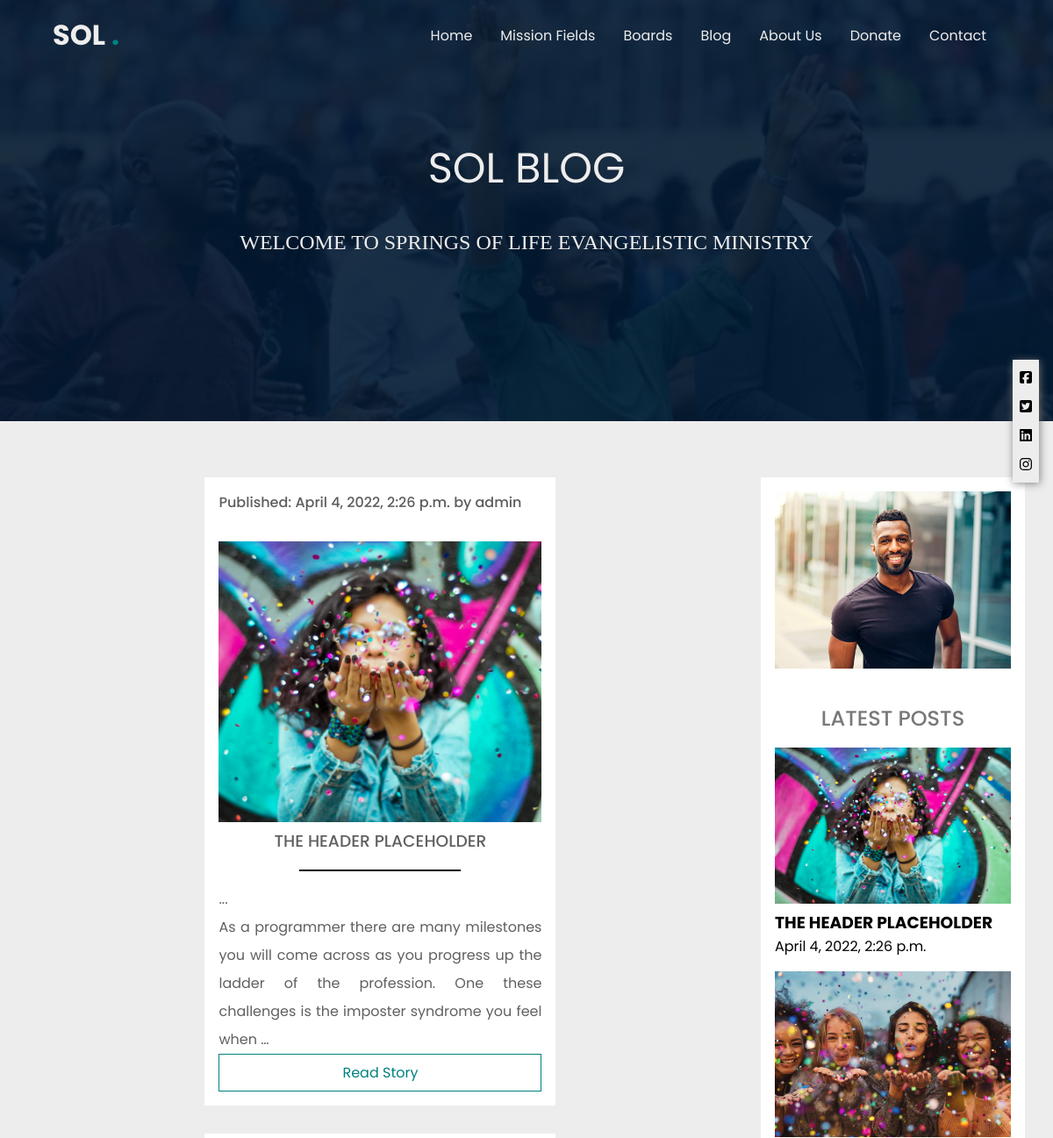
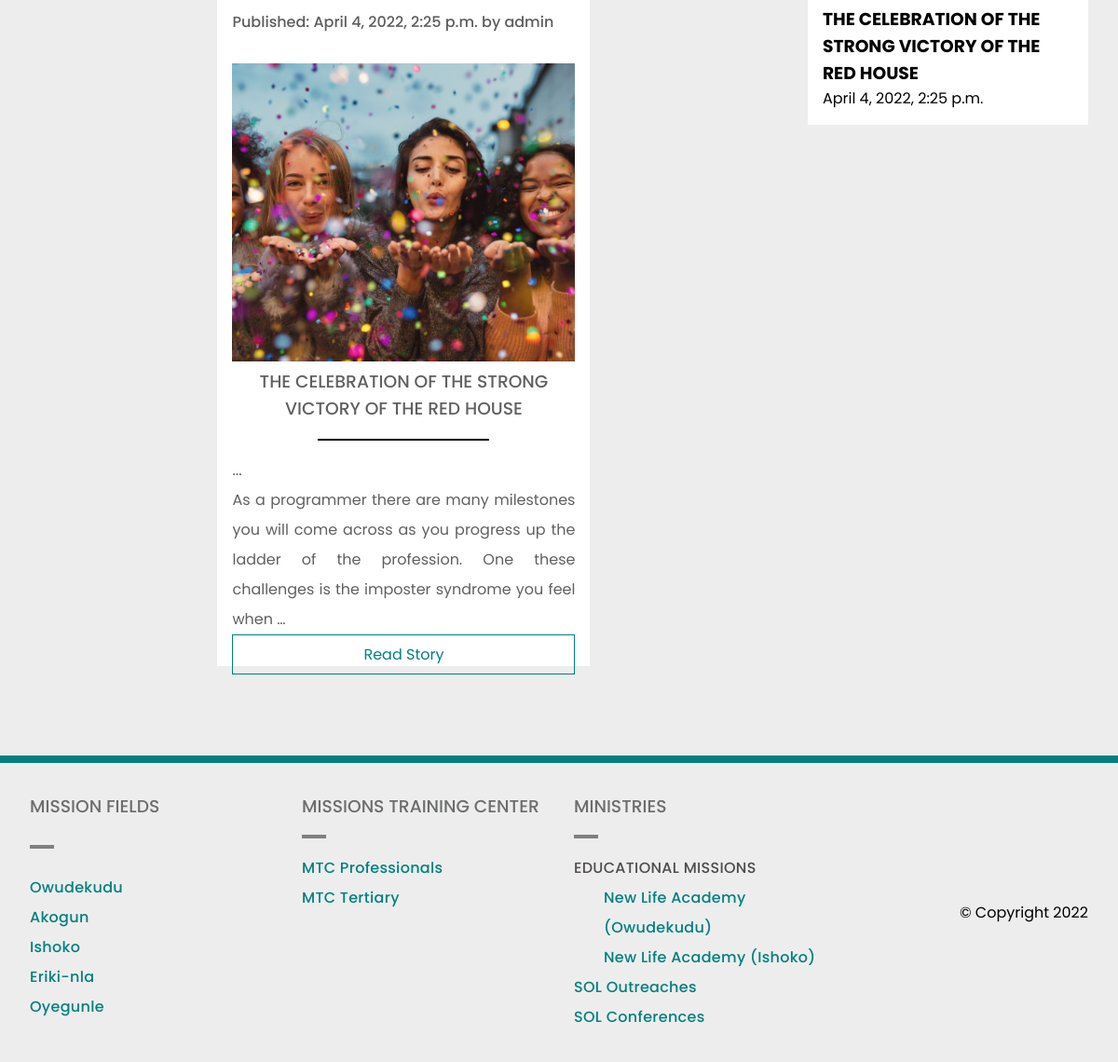
Screenshot of /blog/ with the database file from the repository (2 pictures, top to bottom).
### board/models.py (models this page shows, shortened)
class Post(models.Model):
    STATUS_CHOICES = (
        ('draft', 'Draft'),
        ('published', 'Published'),
    )
    title = models.CharField(max_length=250)
    slug = models.CharField(max_length=250, unique_for_date='publish')
    author = models.ForeignKey(User, on_delete=models.CASCADE, related_name='blog_posts')
    body = RichTextField(blank=True, null=True)
    image = models.ImageField(null=True, blank = True, upload_to = "blog/")
    publish = models.DateTimeField(default=timezone.now)
    created = models.DateTimeField(auto_now_add=True)
    updated = models.DateTimeField(auto_now=True)
    status = models.CharField(max_length=10, choices=STATUS_CHOICES, default='draft')
    objects = models.Manager()
    published = PublishedManager()
    class Meta:
        ordering = ('-publish',)
    def get_absolute_url(self):
        args = [
                self.publish.year,
                self.publish.month,
                self.publish.day,
                self.slug,
                ]
        return reverse('blog_detail', args=args)

class NewUser(AbstractBaseUser, PermissionsMixin):
    email = models.EmailField(_('email address'), unique=True)
    user_name = models.CharField(max_length=150, unique=True)
    first_name = models.CharField(max_length=150, blank=True)
    last_name = models.CharField(max_length=150, blank=True)
    start_date = models.DateTimeField(default=timezone.now)
    about = models.TextField(_("about"), max_length=500, blank=True)
    is_staff = models.BooleanField(default=False)
    is_active = models.BooleanField(default=False)
    objects = CustomAccountManager()
    USERNAME_FIELD = 'email'
    REQUIRED_FIELDS = ['user_name', 'first_name', 'last_name']
    def __str__(self):
        return self.user_name

### board/views.py (the view)
# urls.py: path('blog/', views.post_list, name="blog"),
def post_list(request):
    posts = Post.published.all()
    template = 'post/sol-blog.html'
    return render(request, template, {'posts': posts})

### board/models.py (called while the page is built)
    def get_queryset(self):
        return super(PublishedManager, self).get_queryset().filter(status='published')

### board/templates/post/sol-blog.html (shortened to what this page needs)
{% load static %}
<!DOCTYPE html>
<html lang="en">
<head>
    <link rel="stylesheet" href="{% static 'css/styles.css' %}">
    <link rel="stylesheet" href="{% static 'css/all.min.css' %}">
    <link rel="stylesheet" href="{% static 'css/sol-blog.css' %}">
    <link rel="stylesheet" href="{% static 'css/mq-sol.css' %}">
</head>
<body>
    {% include 'header.html' %}
     <div class="sol-banner">
        <section class="blog-banner container ">
            <h3 class="hhz">SOL BLOG</h2>
            <p  class="para">Welcome to Springs of Life Evangelistic Ministry</p>
        </section>
    </div>
    <aside>
        <div class="nav">
            <a href="#face" class="social-media-links"><i class="fab fa-facebook-square fa-1x"></i></a>
            <a href="#tweet" class="social-media-links"><i class="fab fa-twitter-square fa-1x"></i></a>
            <a href="#link" class="social-media-links"><i class="fab fa-linkedin fa-1x"></i></a>
            <a href="#insta" class="social-media-links"><i class="fab fa-instagram fa-1x"></i></a>
        </div>
    </aside>
    <section class="wrapper">
        <div class="main-section">
            {% for post in posts %}
                <div class="main-section-card-container">
                    <div class="main-section-images">
                        <div class="date-show"><span>Published: {{ post.publish }} by {{ post.author }}</span></div>
                        <img class="card-image" id="head" src="{{ post.image.url }}" alt="">
                    </div>
                    <div class="main-section-text-content">
                        <h3 class="news-head">
                            {{ post.title }}
                        </h3>
                        <span class="main-line-rule"></span>
                        <p class="paragraph">
                            {{ post.body|safe|truncatewords:30|linebreaks }}
                        </p>
                        <a href="{{ post.get_absolute_url }}" class="read">Read Story</a>
                    </div>
                </div>
            {% endfor %}
        </div>
        <div class="aside-section">
            <div class="aside-image-holder"><img src="{% static 'img/trustee6.jpeg' %}" alt="" class="flyer"></div>
            <div class="latest-news">
                <h2>Latest Posts</h2>
                {% for post in posts %}
                <div class="news-card">
                    <img src="{{ post.image.url }}" alt="">
                    <div class="title"> <h3>{{ post.title }}</h3></div>
                    <span>{{ post.publish }}</span>
                </div>
                {% endfor %}
            </div>
        </div>
    </section>
     <footer class="foot">
        <div class="mission-fields">
            <h3>Mission Fields</h3>
            <span></span>
            <ul>
                <li><a href="owudekudu.html">Owudekudu</a></li>
                <li><a href="akogun.html">Akogun</a></li>
                <li><a href="ishoko.html">Ishoko</a></li>
                <li><a href="eriki-nla.html">Eriki-nla</a></li>
                <li><a href="oyegunle.html">Oyegunle</a></li>
        </div>
        <div class="mission-training-center">
            <h3>Missions Training Center</h3>
            <span></span>
            <ul>
                <li><a href="#mtc.html">MTC Professionals</a></li>
                <li><a href="#mtc.html">MTC Tertiary</a></li>
            </ul>
        </div>
        <div class="ministries">
            <h3>Ministries</h3>
            <span></span>
            <ul>
                <li><h4>Educational Missions</h4>
                        <ul class="inner-list">
                            <li><a href="owudekudu.html#education">New Life Academy (Owudekudu)</a></li>
                            <li><a href="ishoko.html#education">New Life Academy (Ishoko)</a></li>
                        </ul>
                </li>
                <li><a href="#outreaches">SOL Outreaches</a></li>
                <li><a href="#conferences">SOL Conferences</a></li>
            </ul>
        </div>
        <div class="copy">
            <i>&copy; Copyright {% now "Y" %}  </i>
        </div>
    </footer>
</body>
</html>

### board/templates/header.html (shortened to what this page needs)
{% load static %}
{% load cloudinary %}
<nav class="navi">
    <div class="container">
        <div class="logo">
            <h3 class="sol">SOL <span>.</span></h3>
        </div>
        <div class="nav-links">
            <div class="nav-list-cont">
                <ul class="nav-list">
                    <li><a class="lnk" href="/">Home</a></li>
                    <li><a class="lnk" href="/mission_fields">Mission Fields</a></li>
                    <li><a class="lnk" href="#board">Boards</a></li>
                    <li><a class="lnk" href="/blog">Blog</a></li>
                    <li><a class="lnk" href="/about">About us</a></li>
                    <li><a class="lnk" href="/donate">Donate</a></li>
                    <li><a class="lnk" href="#contact">Contact</a></li>
                </ul>
            </div>
        </div>
    </div>
</nav>

### static/css/styles.css (style rules this page uses)
:root { --teal: teal; --white: #fff; --light: #eeeded; --font-weight-light: 100; --font-weight-medium: 500; --font-weight-heavy: 600; --font-fam-1: "Poppins"; --font-fam-2: "lato"; --font-fam-3: "Montserrat"; }
* { font-family: var(--font-fam-1); padding: 0; margin: 0; box-sizing: border-box; transition-duration: 0.4s; scroll-behavior: smooth; }
body { overflow-x: hidden; }
.hhz { font-size: 3rem; font-weight: 400; color: var(--light); text-transform: uppercase; text-align: center; margin-bottom: 2rem; }
.para { font-size: 1.2rem; color: var(--light); font-family: var(--font-fam-3); text-transform: capitalize; text-align: justify; width: 50%; line-height: 2rem; margin: 0 auto; margin-bottom: 2rem; }
.lnk { color: var(--light); text-decoration: none; outline: none; text-transform: capitalize; }
.container { width: 90%; margin: 0 auto; }
.navi { position: fixed; width: 100vw; height: 4rem; z-index: 100; animation: var(--animation-top); }
.navi .container { padding: 1rem 0; display: flex; justify-content: space-between; align-items: center; }
.nav-list-cont { display: flex; list-style: none; justify-content: flex-end; align-items: center; }
.nav-list { list-style: none; display: flex; justify-content: space-between; width: 100%; }
.nav-list li { padding: 0 1rem; }
.nav-links { display: grid; grid-template-columns: 0.1fr 1fr; align-content: center; justify-items: center; }
.logo h3 { color: var(--light); font-size: 2rem; cursor: pointer; }
.logo span { color: var(--teal); }
.content h5, p { color: rgb(134, 132, 132); line-height: 2rem; }
.foot { width: 100%; padding: 2rem; display: grid; grid-template-columns: repeat(4, 1fr); background: var(--light); gap: 2rem; border-top: 8px solid teal; }
.foot a { color: teal; text-decoration: none; font-weight: 500; }
.foot h3 { color: rgb(108, 109, 109); text-transform: uppercase; font-weight: 500; margin-bottom: 1rem; }
.foot span { width: 10%; height: 1px; border-bottom: 4px solid grey; margin-bottom: 1rem; }
.foot ul { list-style-type: none; letter-spacing: 0.3px; line-height: 2rem; }
.mission-fields, .ministries { display: grid; grid-template-columns: 1fr; }
.mission-training-center { display: flex; flex-flow: column; }
.ministries .inner-list { padding-left: 2rem; }
.ministries h4 { font-weight: 500; color: rgb(78, 76, 76); text-transform: uppercase; }
.copy { display: flex; flex-flow: column; align-items: flex-end; justify-content: center; }
.copy i { font-style: normal; }

### static/css/about.css (style rules this page uses)
:root { --animation-left: animate-from-left ease-in 0.8s; --animation-bottom: animate-from-bottom ease-in 0.8s; --animation-top: animate-from-top ease-in 0.8s; --animation-right: animate-from-right ease-in 0.8s; }
* { padding: 0; margin: 0; box-sizing: border-box; }

### rows the page displays
Post: publish "April 4, 2022, 2:26 p.m.", author "admin", image (picture), title "THE HEADER PLACEHOLDER", body "As a programmer there are many milestones you will come across as you progress up the ladder of the profession. One these challenges is the imposter syndrome you feel when …"
Post: publish "April 4, 2022, 2:25 p.m.", author "admin", image (picture), title "THE CELEBRATION OF THE STRONG VICTORY OF THE RED HOUSE", body "As a programmer there are many milestones you will come across as you progress up the ladder of the profession. One these challenges is the imposter syndrome you feel when …"
